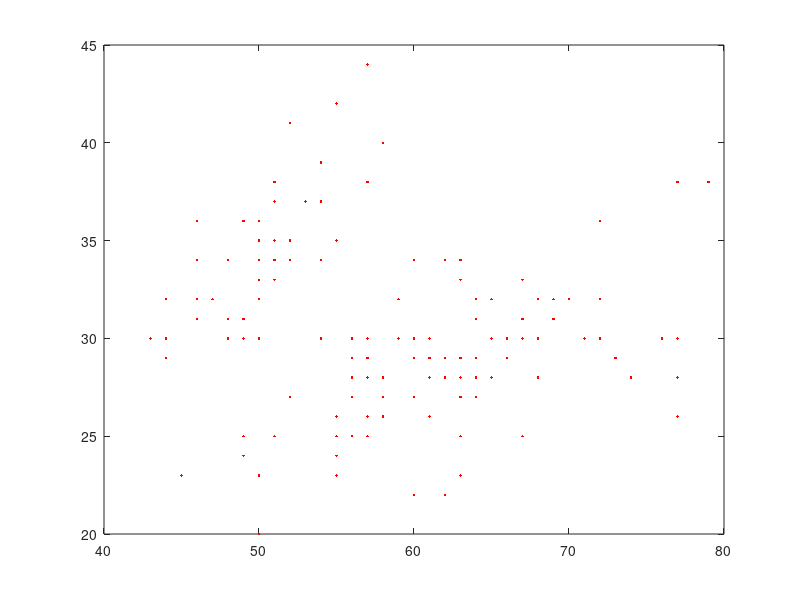
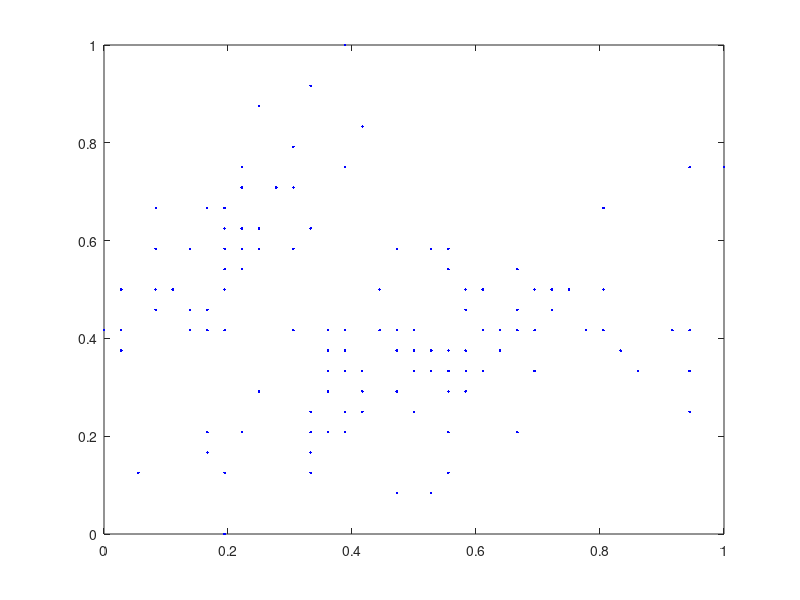

Write MATLAB code to recreate these figures, in order.
% Inicialmente determina-se o valor mnimo lido para cada variavel e subtrai-se esse
% valor dos dados correspondentes. Desse modo, os valores de cada variavel
% que estavam contidos no intervalo [valormin, valormax] passam a estar contidos no intervalo
% [0, valormax - valormin].
%  Em seguida, divide-se o valor dos dados pela faixa de variac~ao correspondente, ou
% seja, divide-se cada valor por (valormax - valormin). Assim, os valores de todas as
% variaveis ficam contidos no intervalo [0, 1].

clear all;clc;close all;
load iris.mat;

size_o = size(iris,1);
minimo = min(iris);
maximo = max(iris);

for i = 1:size_o;
     aux(i,1) = iris(i)-minimo(1,1);
     aux(i,2)=  iris(i,2)-minimo(1,2);
end

for j = 1:size_o
    irisKN(j,1) = aux(j)/(maximo(1,1)-minimo(1,1)) ;
    irisKN(j,2)=  aux(j,2)/(maximo(1,2)-minimo(1,2));
end

figure;
plot(iris(:,1), iris(:,2), 'r.' );
figure;
plot(irisKN(:,1), irisKN(:,2), 'b.' );

save ('irisKN.mat','irisKN');
